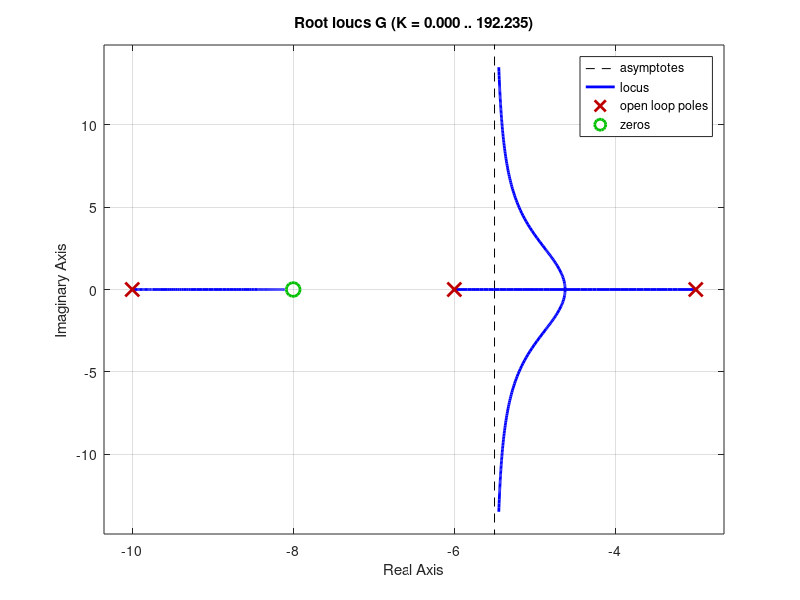

Write the MATLAB code that produced this figure. (Note: this script raises an error after producing the figure.)
num = [1 8]; den = poly([-3 -6 -10]);
G = tf(num,den);
rlocus(G)
pos = 20
z = (-log(pos/100))/(sqrt(pi^2+log(pos/100)^2))
sgrid(z,0)
[K,p] = rlocfind(G)

%peak time
dpole = 1.5*p(1)
angle_at_dpole =(180/pi)*angle(polyval(num,dpole)/polyval(den,dpole))
PD_angle = 180-angle_at_dpole
zc =((imag(dpole)/tan(PD_angle*pi/180))-real(dpole))
GPD=tf([1 zc],1)

GPI = tf([1 0.5], [1 0])
rlocus(GPD*GPI*G)
sgrid(z,0)
[K,p]=rlocfind(GPD*GPI*G)

TPID = feedback(K*GPD*GPI*G,1)
step(TPID)
Tp=pi/imag(p(1))
Ts=4/real(p(1))
